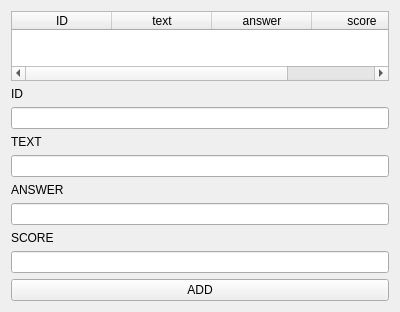
<?xml version="1.0" encoding="UTF-8"?>
<ui version="4.0">
 <class>PresenterView</class>
 <widget class="QWidget" name="PresenterView">
  <property name="geometry">
   <rect>
    <x>0</x>
    <y>0</y>
    <width>400</width>
    <height>304</height>
   </rect>
  </property>
  <property name="windowTitle">
   <string>Form</string>
  </property>
  <layout class="QVBoxLayout" name="verticalLayout">
   <item>
    <widget class="QTableWidget" name="questionList">
     <column>
      <property name="text">
       <string>ID</string>
      </property>
     </column>
     <column>
      <property name="text">
       <string>text</string>
      </property>
     </column>
     <column>
      <property name="text">
       <string>answer</string>
      </property>
     </column>
     <column>
      <property name="text">
       <string>score</string>
      </property>
     </column>
    </widget>
   </item>
   <item>
    <widget class="QLabel" name="idLabel">
     <property name="text">
      <string>ID</string>
     </property>
    </widget>
   </item>
   <item>
    <widget class="QLineEdit" name="idBox"/>
   </item>
   <item>
    <widget class="QLabel" name="textLabel">
     <property name="text">
      <string>TEXT</string>
     </property>
    </widget>
   </item>
   <item>
    <widget class="QLineEdit" name="textBox"/>
   </item>
   <item>
    <widget class="QLabel" name="answerLabel">
     <property name="text">
      <string>ANSWER</string>
     </property>
    </widget>
   </item>
   <item>
    <widget class="QLineEdit" name="answerBox"/>
   </item>
   <item>
    <widget class="QLabel" name="scoreLabel">
     <property name="text">
      <string>SCORE</string>
     </property>
    </widget>
   </item>
   <item>
    <widget class="QLineEdit" name="scoreBox"/>
   </item>
   <item>
    <widget class="QPushButton" name="addButton">
     <property name="text">
      <string>ADD</string>
     </property>
    </widget>
   </item>
  </layout>
 </widget>
 <resources/>
 <connections/>
</ui>
